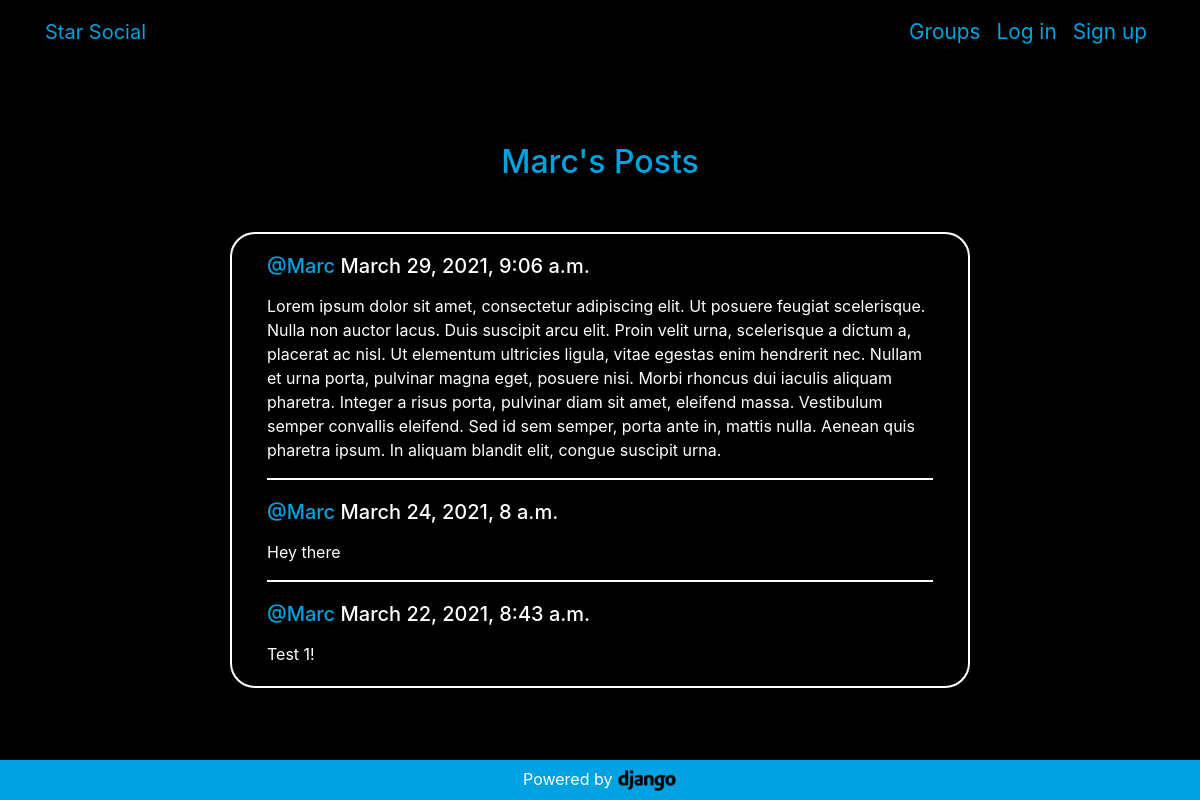
The page /posts/by/Marc/ on the database as committed earlier.
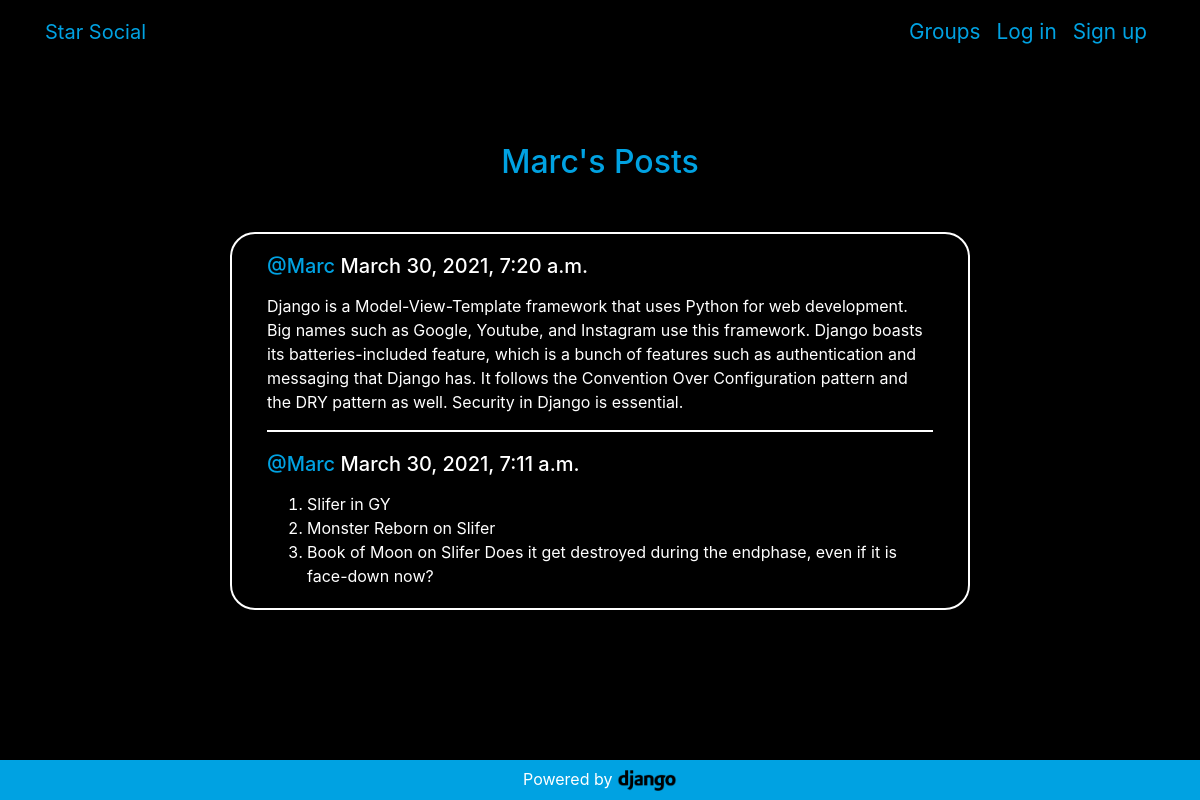
The same page on the database as committed later.
### posts/models.py (models this page shows, shortened)
class Post(models.Model):
    user = models.ForeignKey(User, related_name='posts', on_delete = models.CASCADE)
    created_at = models.DateTimeField(auto_now=True)
    message = models.TextField()
    message_html = models.TextField(editable=False)
    group = models.ForeignKey(Group, related_name='posts', null=True, blank=True, on_delete = models.CASCADE)
    class Meta:
        ordering = ['-created_at']
        unique_together = ['user', 'message']

### posts/views.py (the view)
# urls.py: path("by/<username>/",views.UserPosts.as_view(),name="for_user"),
class UserPosts(generic.ListView):
    model = models.Post
    template_name = 'posts/user_post_list.html'
    def get_queryset(self):
        try:
            self.post_user = User.objects.prefetch_related('posts').get(username__iexact=self.kwargs.get('username'))
        except User.DoesNotExist:
            raise Http404
        else:
            return self.post_user.posts.all()
    def get_context_data(self, **kwargs):
        context = super().get_context_data(**kwargs)
        context['post_user'] = self.post_user
        return context

### posts/templates/posts/user_post_list.html
{% extends 'posts/post_base.html' %}
{% block prepost %}
<div class="container text-center">
  <h2 class="blue-color page-title">{{post_user.username}}'s Posts</h2>
</div>
{% endblock %}
{% block post_content %}
<div class="container list-container white-border col-md-8">
  {% for post in post_list %}
  {% if forloop.last %}
	<div class="list-element">
	{% else %}
  <div class="white-border-bottom list-element">
  {% endif %}
    {% include "posts/_post.html" %}
  </div>
  {% endfor %}
</div>
{% endblock %}

### posts/templates/posts/_post.html (shortened to what this page needs)
<h5>
  <span class="text-left">
    <a href="{%url 'posts:for_user' username=post.user.username%}" class="blue-color">@{{post.user.username}}</a>
  </span>
  <time class="time">
    {{post.created_at}}
  </time>
</h5>
<p>{{post.message_html|safe}}</p>

Rows that differ between the two databases and show on the page:
removed Post: user.username "Marc", created_at "March 29, 2021, 9:06 a.m.", message_html "Lorem ipsum dolor sit amet, consectetur adipiscing elit. Ut posuere feugiat scelerisque. Nulla non auctor lacus. Duis suscipit arcu elit. Proin velit urna, scelerisque a dictum a, placerat ac nisl. Ut elementum ultricies ligula, vitae egestas enim hendrerit nec. Nullam et urna porta, pulvinar magna eget, posuere nisi. Morbi rhoncus dui iaculis aliquam pharetra. Integer a risus porta, pulvinar diam sit amet, eleifend massa. Vestibulum semper convallis eleifend. Sed id sem semper, porta ante in, mattis nulla. Aenean quis pharetra ipsum. In aliquam blandit elit, congue suscipit urna."
removed Post: user.username "Marc", created_at "March 24, 2021, 8 a.m.", message_html "Hey there"
removed Post: user.username "Marc", created_at "March 22, 2021, 8:43 a.m.", message_html "Test 1!"
added Post: user.username "Marc", created_at "March 30, 2021, 7:20 a.m.", message_html "Django is a Model-View-Template framework that uses Python for web development. Big names such as Google, Youtube, and Instagram use this framework. Django boasts its batteries-included feature, which is a bunch of features such as authentication and messaging that Django has. It follows the Convention Over Configuration pattern and the DRY pattern as well. Security in Django is essential."
added Post: user.username "Marc", created_at "March 30, 2021, 7:11 a.m.", message_html "Slifer in GY Monster Reborn on Slifer Book of Moon on Slifer Does it get destroyed during the endphase, even if it is face-down now?"
